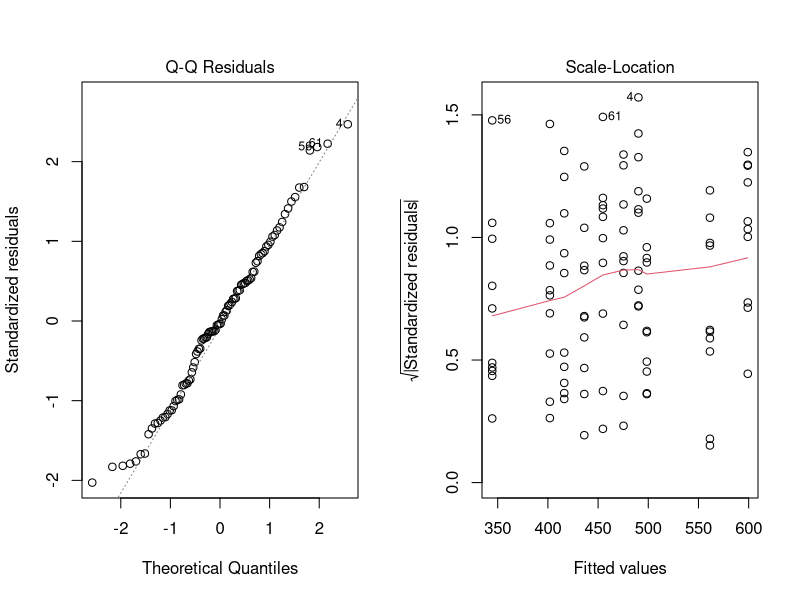
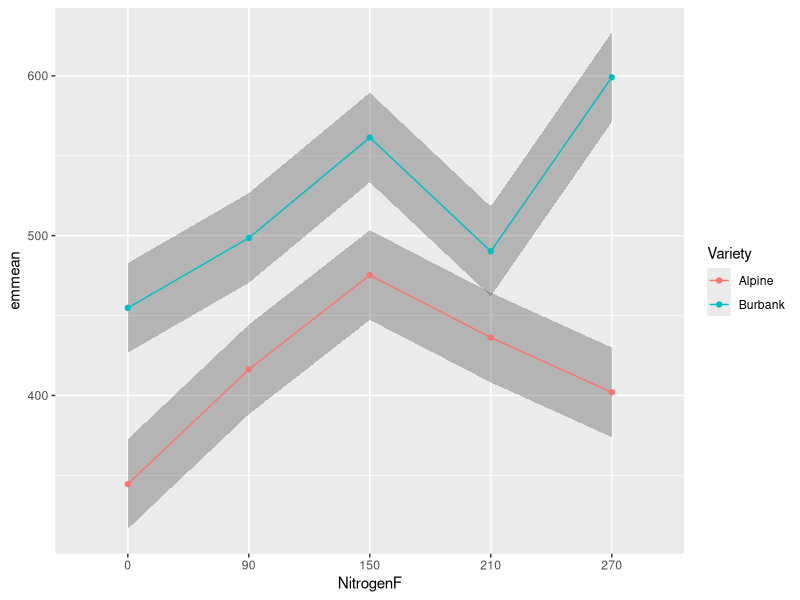
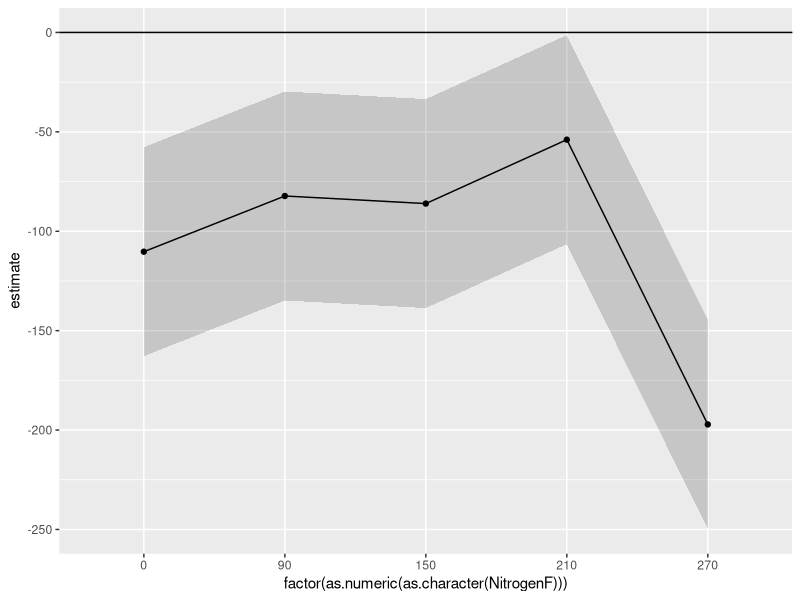
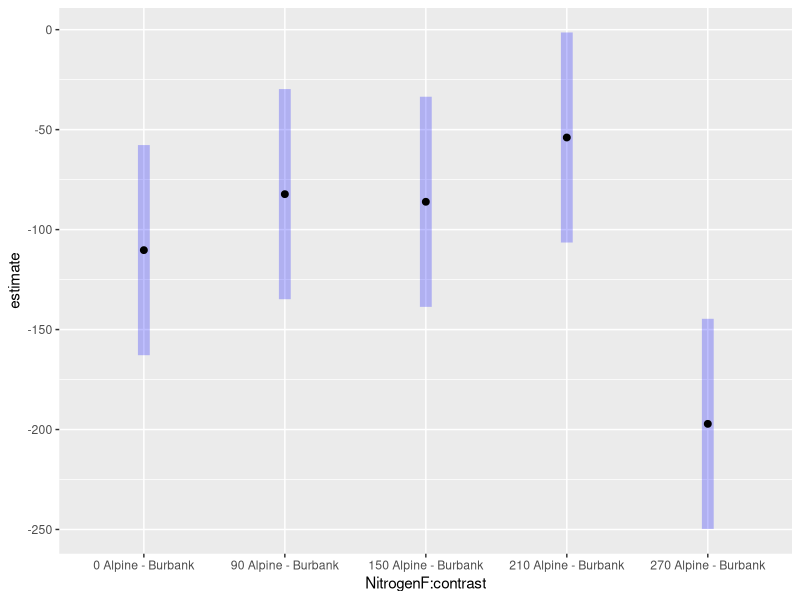
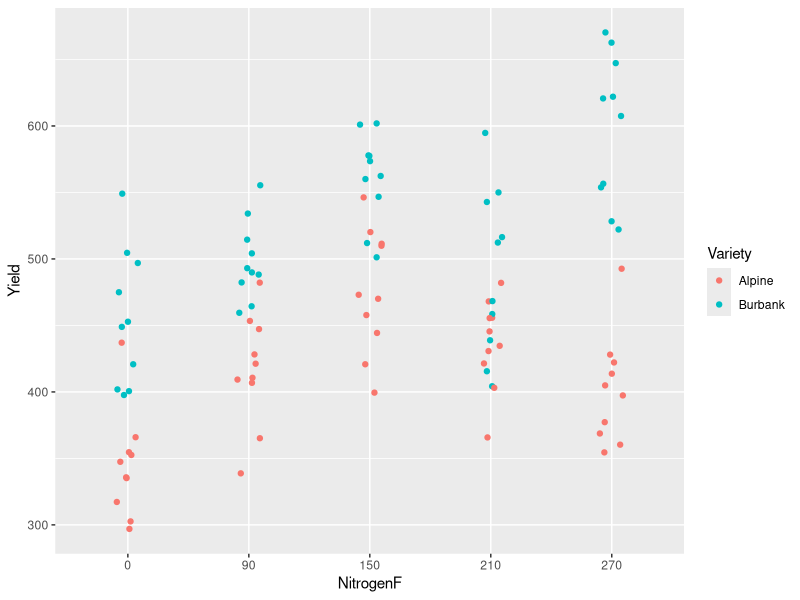
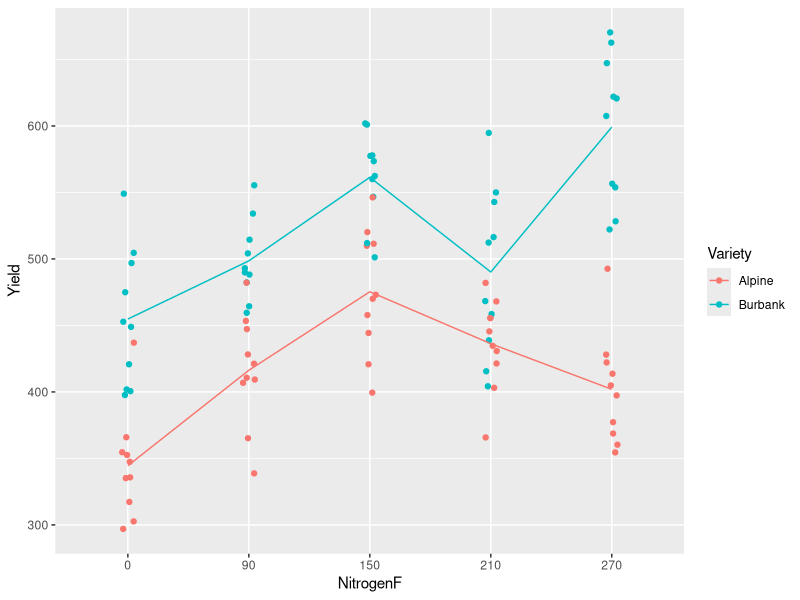
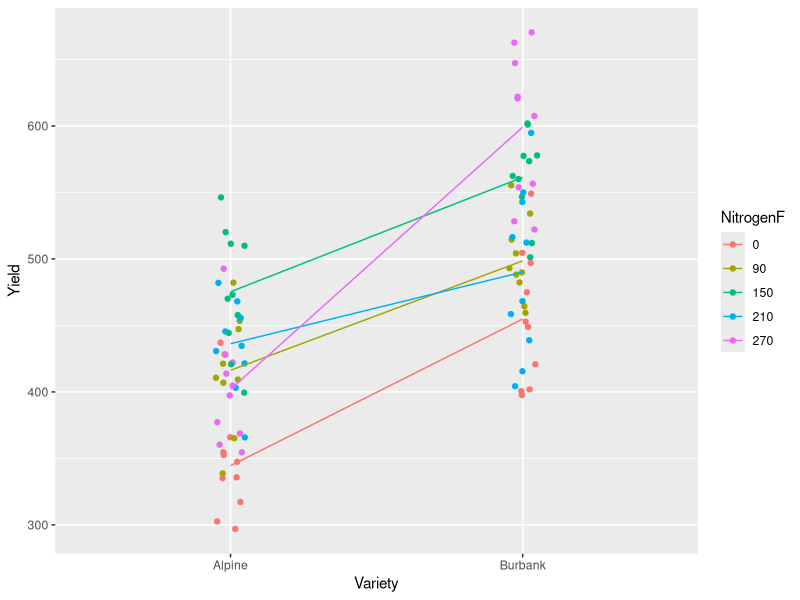

Here is the R script that generated these plots, in order:
## ---- chunk 1
library(ggplot2)
library(emmeans)
library(multcomp)
## ---- chunk 2
potato_data = read.csv('Potato_yield.csv')
str(potato_data)
## ---- chunk 3
potato_data$NitrogenF = as.factor(potato_data$Nitrogen)
str(potato_data)
## ---- chunk 4
potato_data$Var_N = interaction(potato_data$Nitrogen,potato_data$Variety,drop=TRUE)
# the argument drop=TRUE means that if our experiment is not a full factorial and some combinations of 
# treatments are missing, we won't create a level for those missing combinations.
# This makes it easier to count the actual number of levels
str(potato_data)
## ---- chunk 5
# this counts the number of unique levels of the variable Var_N in the data
length(unique(potato_data$Var_N))
## ---- chunk 6
potato_factorial <- lm(Yield ~ NitrogenF + Variety + NitrogenF:Variety, data = potato_data)
## ---- chunk 7
par(mfrow=c(1,2))
plot(potato_factorial,which=2:3)
## ---- chunk 8
anova(potato_factorial)
## ---- chunk 9
specific_means <- emmeans(potato_factorial,specs = c('Variety','NitrogenF'))
variety_effects = contrast(specific_means,method = 'pairwise',by = 'NitrogenF')
summary(variety_effects,infer=T)
## ---- chunk 10
collected_variety_effects <- rbind(variety_effects) 
# rbind concatenates each estimate together into a single table, and then 
# makes all intervals simultaneous.
summary(collected_variety_effects,infer=T)
## ---- chunk 11
N_effects = contrast(specific_means,method='trt.vs.ctrl',by='Variety')
summary(N_effects,infer = T)
## ---- chunk 12
pairs(collected_variety_effects)
## ---- chunk 13
cld(collected_variety_effects)
## ---- chunk 14
ggplot(as.data.frame(specific_means),aes(x=NitrogenF,y=emmean,group=Variety)) + 
  geom_ribbon(aes(ymin = lower.CL,ymax=upper.CL),alpha = 0.3) + # add a shaded area of the confidence intervals
  geom_line(aes(y=emmean,color=Variety)) + # add a line through the treatment means
  geom_point(aes(y=emmean,color=Variety)) # add a point at each treatment mean
## ---- chunk 15
# get confidence intervals
summary_collected_variety_effects = summary(collected_variety_effects,infer=T)
summary_collected_variety_effects
## ---- chunk 16
# make plots
ggplot(as.data.frame(summary_collected_variety_effects),aes(x=factor(as.numeric(as.character(NitrogenF))),y=estimate,group=1)) +
  geom_ribbon(aes(ymin = lower.CL,ymax = upper.CL),alpha = 0.2) + 
  geom_line() + geom_point() +
  geom_hline(yintercept = 0) # lets add a y=0 line
## ---- chunk 17
plot(collected_variety_effects,horizontal = F)
## ---- chunk 18
variety_main_effect <- emmeans(potato_factorial, specs = 'Variety')
variety_main_effect_differences <- contrast(variety_main_effect,method='pairwise')
summary(variety_main_effect_differences,infer=T)
## ---- chunk 19
Nitrogen_main_effect <- emmeans(potato_factorial, specs = 'NitrogenF')
Nitrogen_main_effect_differences <- contrast(Nitrogen_main_effect,method='trt.vs.ctrl')
summary(Nitrogen_main_effect_differences,infer=T)
## ---- chunk 20
potato_factorial <- lm(Yield ~ NitrogenF + Variety + NitrogenF:Variety,potato_data)
potato_factorial <- lm(Yield ~ NitrogenF*Variety,potato_data)
potato_factorial <- lm(Yield ~ (NitrogenF+Variety)^2,potato_data)
## ---- chunk 21
ggplot(potato_data) + geom_jitter(aes(x=NitrogenF,y=Yield,color=Variety),width=.1)
## ---- chunk 22
ggplot(potato_data,aes(x=NitrogenF,y=Yield,color=Variety)) + geom_jitter(width=.05) + 
  stat_summary(aes(group = Variety),fun.y = mean,geom = 'line')  # we summarize the groups by the mean, and connect with a line
## ---- chunk 23
ggplot(potato_data,aes(x=Variety,y=Yield,color=NitrogenF)) + geom_jitter(width=.05) + 
  stat_summary(aes(group = NitrogenF),fun.y = mean,geom = 'line')
